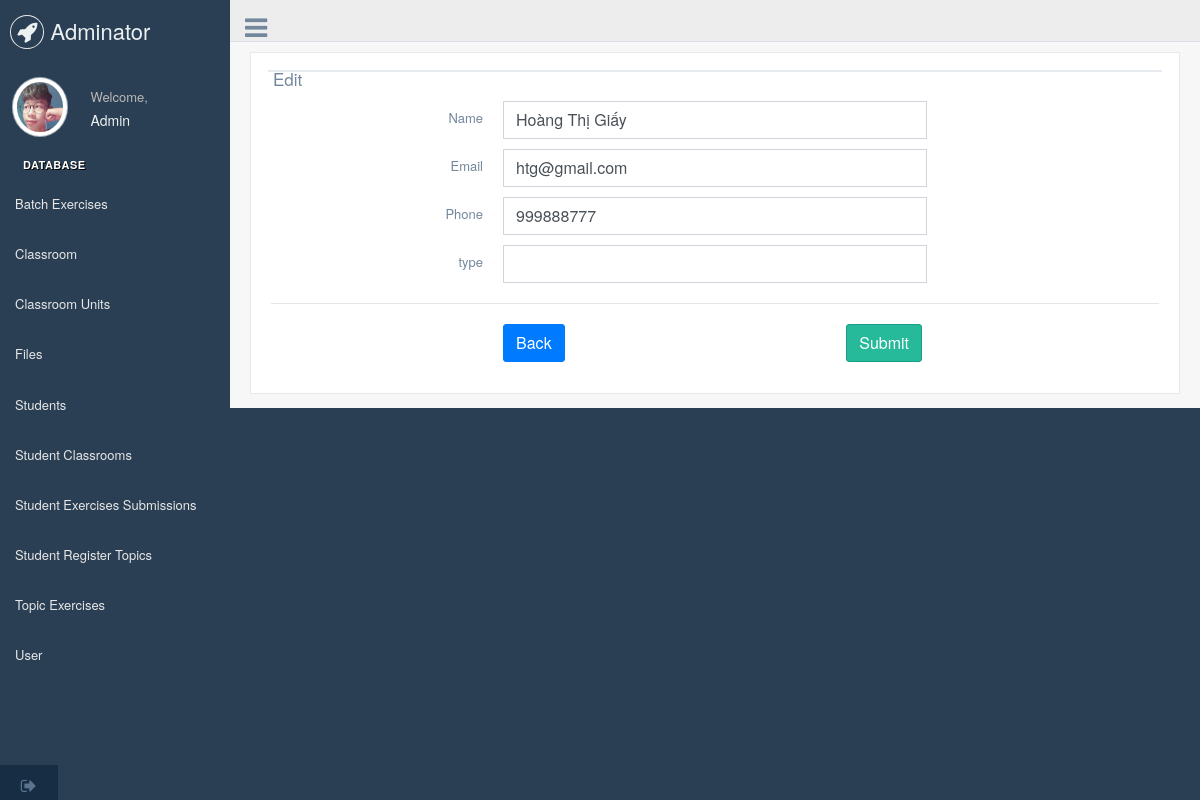
Page /manageDatabase.php?page=user_&&edit=0 (signed in) on the committed database.
### tables this page shows
CREATE TABLE `user_` (
  `id` bigint(20) NOT NULL AUTO_INCREMENT,
  `login` varchar(20) NOT NULL,
  `email` varchar(255) DEFAULT NULL,
  `password_hash` varchar(60) NOT NULL,
  `name` varchar(255) NOT NULL,
  `image_url` varchar(255) DEFAULT NULL,
  `phone` varchar(15) DEFAULT NULL,
  `type` bit(1) DEFAULT NULL,
  `created_by` bigint(20) DEFAULT NULL,
  `created_at` timestamp NOT NULL DEFAULT CURRENT_TIMESTAMP ON UPDATE CURRENT_TIMESTAMP,
  `updated_by` bigint(20) DEFAULT NULL,
  `updated_at` timestamp NOT NULL DEFAULT '0000-00-00 00:00:00',
  `deleted_by` bigint(20) DEFAULT NULL,
  `deleted_at` timestamp NOT NULL DEFAULT '0000-00-00 00:00:00',
  PRIMARY key (id)
);

### editDB/user_editDP.php (the view)
<div class="container body">
	<div class="main_container">
		<div class="right_col" role="main">
			<div class="">
				<div class="row">
					<div class="col-md-12 col-sm-12 ">
						<div class="x_panel">
							<div class="x_title">
								<h2>Edit</h2>
								</div>
									<div class="x_content">
									<form id="demo-form2" data-parsley-validate class="form-horizontal form-label-left" action="#" method="post">
										<div class="item form-group">
											<label class="col-form-label col-md-3 col-sm-3 label-align" for="first-name">Name </label>
											<div class="col-md-6 col-sm-6 ">
												<input type="text" name="name" required="required" class="form-control " value="<?php echo $profile['name']?>">
											</div>
										</div>
										<div class="item form-group">
											<label class="col-form-label col-md-3 col-sm-3 label-align" for="last-name">Email </label>
											<div class="col-md-6 col-sm-6 ">
												<input type="text" name="email" class="form-control" value="<?php echo $profile['email']?>">
											</div>
										</div>
										<div class="item form-group">
											<label for="middle-name" class="col-form-label col-md-3 col-sm-3 label-align">Phone </label>
											<div class="col-md-6 col-sm-6 ">
												<input type="text" name="phone" class="form-control" value="<?php echo $profile['phone']?>">
											</div>
										</div>
										<div class="item form-group">
											<label for="type" class="col-form-label col-md-3 col-sm-3 label-align">type </label>
											<div class="col-md-6 col-sm-6 ">
												<input type="text" name="type" class="form-control" value="<?php echo $profile['type']?>">
											</div>
										</div>
										<div class="ln_solid"></div>
										<div class="item form-group">
											<div class="col-md-6 col-sm-6 offset-md-3">
												<a href="manageDatabase.php?page=user_" class="btn btn-primary ">Back</a>
												<button type="submit" name="saveProfile" class="btn btn-success pull-right">Submit</button>
											</div>
										</div>
									</form>
									</div>
								</div>
							</div>
						</div>
					</div>
				</div>
			</div>
		</div>
	</div>
</div>

### rows in the picture
user_: name "Hoàng Thị Giấy", email "htg@gmail.com", phone "999888777"
